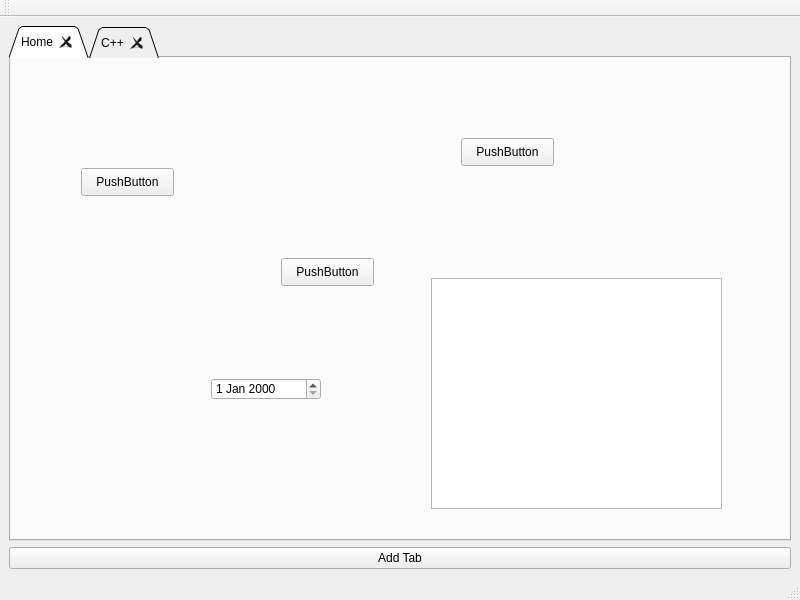
<?xml version="1.0" encoding="UTF-8"?>
<ui version="4.0">
 <class>MainWindow</class>
 <widget class="QMainWindow" name="MainWindow">
  <property name="geometry">
   <rect>
    <x>0</x>
    <y>0</y>
    <width>800</width>
    <height>600</height>
   </rect>
  </property>
  <property name="windowTitle">
   <string>MainWindow</string>
  </property>
  <widget class="QWidget" name="centralwidget">
   <layout class="QVBoxLayout" name="verticalLayout_2">
    <item>
     <layout class="QVBoxLayout" name="verticalLayout">
      <item>
       <widget class="QTabWidget" name="tabWidget">
        <property name="tabShape">
         <enum>QTabWidget::Triangular</enum>
        </property>
        <property name="currentIndex">
         <number>0</number>
        </property>
        <property name="tabsClosable">
         <bool>true</bool>
        </property>
        <widget class="QWidget" name="tab">
         <attribute name="title">
          <string>Home</string>
         </attribute>
         <widget class="QPushButton" name="pushButton_2">
          <property name="geometry">
           <rect>
            <x>70</x>
            <y>110</y>
            <width>93</width>
            <height>28</height>
           </rect>
          </property>
          <property name="text">
           <string>PushButton</string>
          </property>
         </widget>
         <widget class="QPushButton" name="pushButton_3">
          <property name="geometry">
           <rect>
            <x>450</x>
            <y>80</y>
            <width>93</width>
            <height>28</height>
           </rect>
          </property>
          <property name="text">
           <string>PushButton</string>
          </property>
         </widget>
         <widget class="QPushButton" name="pushButton_4">
          <property name="geometry">
           <rect>
            <x>270</x>
            <y>200</y>
            <width>93</width>
            <height>28</height>
           </rect>
          </property>
          <property name="text">
           <string>PushButton</string>
          </property>
         </widget>
         <widget class="QDateEdit" name="dateEdit">
          <property name="geometry">
           <rect>
            <x>200</x>
            <y>320</y>
            <width>110</width>
            <height>22</height>
           </rect>
          </property>
         </widget>
         <widget class="QTextEdit" name="textEdit">
          <property name="geometry">
           <rect>
            <x>420</x>
            <y>220</y>
            <width>291</width>
            <height>231</height>
           </rect>
          </property>
         </widget>
        </widget>
        <widget class="QWidget" name="tab_2">
         <attribute name="title">
          <string>C++</string>
         </attribute>
        </widget>
       </widget>
      </item>
      <item>
       <widget class="QPushButton" name="pushButton">
        <property name="text">
         <string>Add Tab</string>
        </property>
       </widget>
      </item>
     </layout>
    </item>
   </layout>
  </widget>
  <widget class="QMenuBar" name="menubar">
   <property name="geometry">
    <rect>
     <x>0</x>
     <y>0</y>
     <width>800</width>
     <height>21</height>
    </rect>
   </property>
  </widget>
  <widget class="QStatusBar" name="statusbar"/>
  <widget class="QToolBar" name="toolBar">
   <property name="windowTitle">
    <string>toolBar</string>
   </property>
   <attribute name="toolBarArea">
    <enum>TopToolBarArea</enum>
   </attribute>
   <attribute name="toolBarBreak">
    <bool>false</bool>
   </attribute>
  </widget>
 </widget>
 <resources/>
 <connections/>
</ui>
